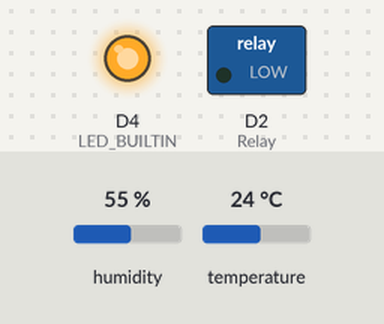
The sketch below on a simulated ESP8266 (NodeMCU). On the bench: switched loads named in the sketch (green lamp = pin HIGH), output pins drawn as LEDs (lit = HIGH, except the on-board LED, lit = LOW). Inputs (shaded band) come from the test bench; at power-on: temperature 24 °C, humidity 55 %. WiFi joins after 1.5 s; servers stay silent unless stated; uploads are accepted with an empty reply; what the sketch prints to the serial monitor is not drawn.

Above: at 2.8 s.
2.9 s: temperature set to 30.2 °C
11.0 s: temperature set to 31.6 °C
At 17.9 s:
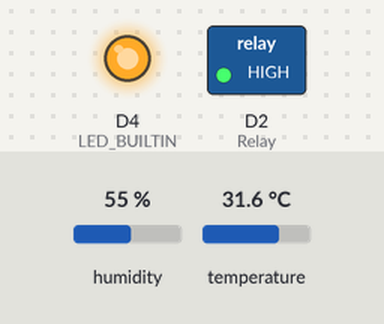
18.6 s: temperature set to 12 °C
At 24.9 s:
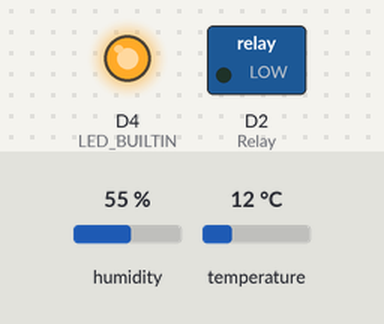
25.8 s: temperature set to 33 °C
At 31.9 s:
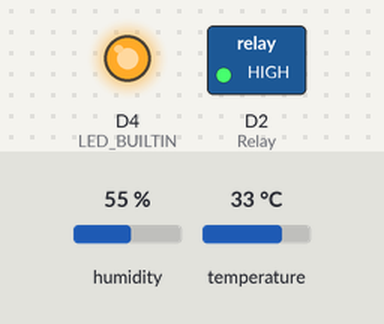
Timing chart, 0 to 33.4 s (numbered marks = the images above; inputs shaded):
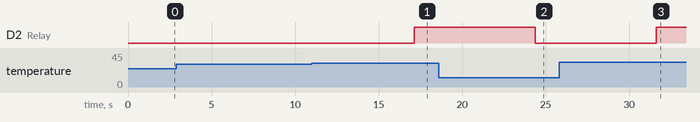

The sketch:

DFRobot_SHT20pjPJ01.ino
```cpp
#include <ESP8266WiFi.h>
#include <ESP8266HTTPClient.h>
#ifndef STASSID
#define STASSID "smile.2g"
#define STAPSK  "0855407362"
#include <Wire.h>
#include "DFRobot_SHT20.h"
DFRobot_SHT20    sht20;
#endif
int Relay = D2;
int pinstatus = 0;
const char* ssid = STASSID;
const char* password = STAPSK;
WiFiServer server(80);
void setup()
{
  pinMode(Relay, OUTPUT);
  Serial.begin(115200);
  pinMode(LED_BUILTIN, OUTPUT);
  digitalWrite(LED_BUILTIN, 0);
  Serial.println();
  Serial.println();
  Serial.print(F("Connecting to "));
  Serial.println(ssid);
  WiFi.mode(WIFI_STA);
  WiFi.begin(ssid, password);
  while (WiFi.status() != WL_CONNECTED) {delay(500);Serial.print(F("."));}
  Serial.println();
  Serial.println(F("WiFi connected"));
  server.begin();
  Serial.println(F("Server started"));
  Serial.println(WiFi.localIP());
   server.begin();
  Serial.println("SHT20 Example!");
  sht20.initSHT20();                                  // Init SHT20 Sensor
  delay(100);
  sht20.checkSHT20();                                 // Check SHT20 Sensor
}

void loop()
{
  int datastatus = digitalRead(Relay);

if(datastatus ==0) {

    pinstatus = 1;

  }
  else if(datastatus ==1){

         pinstatus = 0;
  }

  float humd = sht20.readHumidity();                  // Read Humidity
  float temp = sht20.readTemperature();               // Read Temperature
  Serial.print(" อุณหภูมิ:");
  Serial.print(temp, 1);
  Serial.print("C");
  Serial.print("ความชื้น:");
  Serial.print(humd, 1);
  Serial.print("%");
  Serial.println();
  delay(1000);
if(temp <=31) {

   Serial.print(" อุณหภูมิ:");
  Serial.print(temp, 1);
  Serial.print("C");
  Serial.print("ความชื้น:");
  Serial.print(humd, 1);
  Serial.print("%");
  Serial.println();
    Serial.println("low");
    Serial.println("OPEN");
    Serial.println(pinstatus);
   digitalWrite(Relay, 0);

  }
  else if(temp >=29){
  Serial.print(" อุณหภูมิ:");
  Serial.print(temp, 1);
  Serial.print("C");
  Serial.print("ความชื้น:");
  Serial.print(humd, 1);
  Serial.print("%");
  Serial.println();
        Serial.print("%");
       Serial.print(" ");
   Serial.println("high");
     Serial.println("OFF");
     Serial.println(pinstatus);
   digitalWrite(Relay, 1);

  }
  delay(1000);
     HTTPClient http;
    float tempid = temp;
    float humdid = humd;
    int statusx = pinstatus ;
    String url = "http://18.216.151.18/test.php?tempid="+String(tempid)+"&humdid="+String(humdid)+"&statusx="+String(statusx);
    Serial.println(url);
    http.begin(url);
    int httpCode = http.GET();
    if(httpCode > 0){Serial.println("OK");} else{Serial.println("ERROR");}
    http.end();
     delay(5000);
    }
```

Measured:
- the behaviour switches between 31 and 31.1 °C on temperature (found by bisection; images 0 and 1)
- after the input at 2.9 s, every drawn part: stays the same
- after the input at 11.0 s, D2 (Relay): LOW → HIGH after 6.1 s
- after the input at 18.6 s, D2 (Relay): HIGH → LOW after 5.8 s
- after the input at 25.8 s, D2 (Relay): LOW → HIGH after 5.8 s
